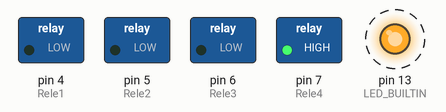
The sketch below on a simulated Arduino Uno, built with avr-gcc and run on an emulated ATmega328P. Shown: switched loads named in the sketch (green lamp = pin HIGH), output pins drawn as LEDs (lit = HIGH). Dashed ring = blinking.

Above: at 0.5 s.
Timing chart, 0 to 4.6 s (numbered marks = the images above):
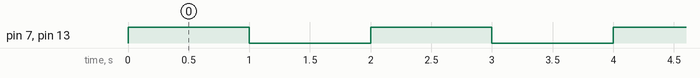

The sketch:

TesteShieldRele.ino
```cpp
const int Rele1 = 4;
const int Rele2 = 5;
const int Rele3 = 6;
const int Rele4 = 7;
// the setup function runs once when you press reset or power the board
void setup() {
  // initialize digital pin LED_BUILTIN as an output.
  pinMode(LED_BUILTIN, OUTPUT);
  pinMode(Rele1, OUTPUT);
  pinMode(Rele2, OUTPUT);
  pinMode(Rele3, OUTPUT);
  pinMode(Rele4, OUTPUT);

}

// the loop function runs over and over again forever
void loop() {
  digitalWrite(LED_BUILTIN, HIGH);   // turn the LED on (HIGH is the voltage level)
  //digitalWrite(Rele1, HIGH);
  //digitalWrite(Rele2, HIGH);
  //digitalWrite(Rele3, HIGH);
  digitalWrite(Rele4, HIGH);
  delay(1000);                       // wait for a second
  digitalWrite(LED_BUILTIN, LOW);    // turn the LED off by making the voltage LOW
  digitalWrite(Rele1, LOW);
  digitalWrite(Rele2, LOW);
  //digitalWrite(Rele3, LOW);
  digitalWrite(Rele4, LOW);

  delay(1000);                       // wait for a second
}
```

Measured:
- by itself, pin 7 (Rele4), pin 13 (LED_BUILTIN): alternates HIGH for 1.0 s and LOW for 1.0 s
